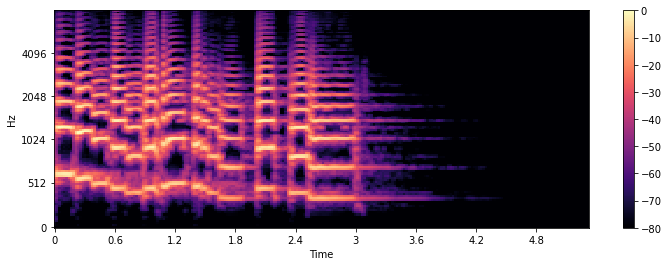

This figure's Python source:
# -*- coding: utf-8 -*-
"""
Created on Sun Nov 19 13:19:10 2023

@author: wrona
"""
import librosa
import numpy as np
import librosa.display
import matplotlib.pyplot as plt

array, sampling_rate = librosa.load(librosa.ex("trumpet"))
S = librosa.feature.melspectrogram(y=array, sr=sampling_rate, n_mels=128, fmax=8000)
S_dB = librosa.power_to_db(S, ref=np.max)

plt.figure().set_figwidth(12)
librosa.display.specshow(S_dB, x_axis="time", y_axis="mel", sr=sampling_rate, fmax=8000)
plt.colorbar()
